Frame 1 (no input): blank canvas, image omitted
Frame 60 (no input): blank canvas, image omitted
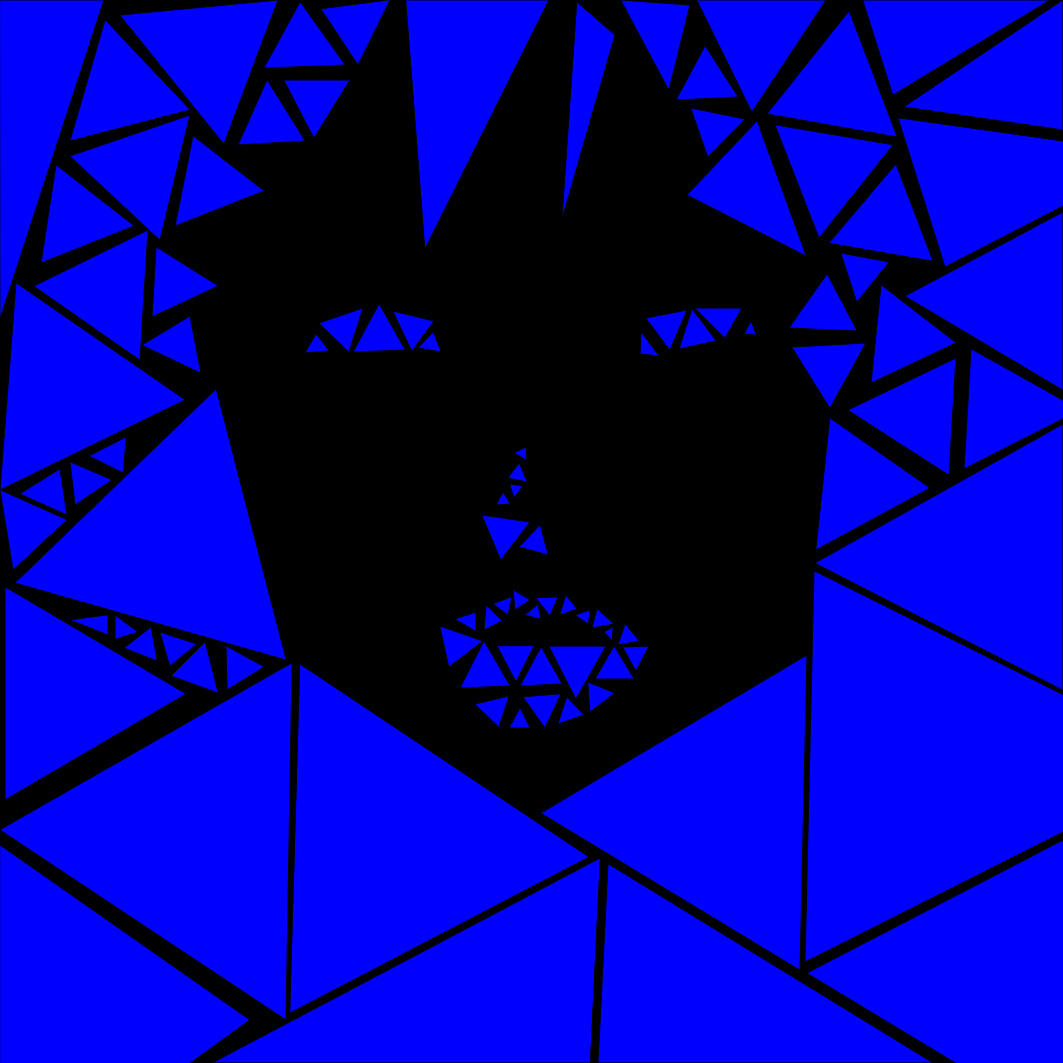
Frame 120 (the mouse pressed at the canvas centre since frame 60)

The p5.js sketch whose frames 1 and 60 were blank and that drew this single picture after the mouse press (run headless with seeded random() and noise() and a simulated clock; from frame 60 on, the mouse is pressed at the canvas centre):

// p5.js sketch
// ── sketch.js
function setup() {
  createCanvas(1063, 1063);
  
}

function draw() {
  background(0);
  fill(0,0,mouseX);
  triangle(0,0,104,0,0,319);
  triangle(16,283,0,490,185,400);
  triangle(105,20,70,141,190,110);
  triangle(70,156,190,115,160,240);
  triangle(56,165,41,263,134,226);
  triangle(34,286,148,230,140,360);
  triangle(120,15,278,0,224,144);
  triangle(216,389,15,583,286,660);
  triangle(5,587,5,800,186,694);
  triangle(292,663,286,1020,0,830);
  triangle(0,845,250,1020,0,1200);
 
  triangle(300,664,589,857,290,1013);
  triangle(600,858,212,1063,590,1063);
  triangle(608,864,598,1063,933,1063);
  triangle(541,813,807,655,800,970);
 
  triangle(814,571,805,962,1200,763); 
  triangle(807,973,1063,840,1100,1150);
  triangle(815,563,1063,424,1063,690);
  triangle(830,418,930,488,816,550);
  triangle(848,410,956,358,949,475);
  triangle(971,349,964,469,1080,410);
  triangle(905,296,1063,212,1063,390);
  triangle(881,285,871,383,956,343); 
  triangle(829,243,896,164,933,261);
  triangle(898,118,945,267,1162,155); 
  triangle(904,107,1063,130,1063,0);
  triangle(863,0,1050,0,893,95);
  triangle(60,469,67,515,20,494);
  triangle(67,520,13,570,0,490);
  triangle(70,462,75,505,112,480);
  triangle(126,437,89,456,123,473);
  triangle(108,615,108,635,70,620);
  triangle(138,632,115,615,115,639);
  triangle(151,627,124,648,157,661);
  triangle(160,632,197,644,170,666);
  triangle(205,642,171,676,218,693);
  triangle(226,646,227,690,264,667);
   
  triangle(697,0,826,0,752,112);
  triangle(849,11,767,114,897,137);
  triangle(775,125,819,238,893,145);
  triangle(841,253,889,262,857,302);
  triangle(827,274,789,328,857,331);
  triangle(792,347,866,343,830,408);
  triangle(316,334,305,353,329,351);
  triangle(319,323,363,308,349,352);
  triangle(379,304,353,352,405,350);
  triangle(393,311,434,321,412,351);
  triangle(433,332,418,348,441,352);
  triangle(641,332,640,354,659,356);
  triangle(646,318,687,310,670,350);
  triangle(692,309,679,349,716,341);
  triangle(695,308,742,308,725,338);
  triangle(751,321,744,334,756,335);
  triangle(526,447,514,453,526,460);
  
  triangle(519,463,508,478,527,482);
  triangle(510,484,523,486,514,498);
  triangle(503,492,496,505,510,504);
  triangle(482,515,530,522,501,560);
  triangle(540,525,519,547,548,555);
  triangle(440,626,483,641,449,667);
  triangle(484,641,460,688,510,686);
  triangle(497,646,516,682,534,646);
  triangle(541,647,520,686,562,684);
  triangle(549,646,606,646,576,699);
  triangle(614,646,595,679,634,679);
  triangle(623,647,649,646,636,671);
  triangle(475,704,509,696,499,727);
  triangle(520,708,509,728,530,728);
  triangle(523,697,545,728,561,694);
  triangle(567,697,584,715,558,724);

  triangle(588,682,615,693,590,712);
  triangle(406,0,549,0,425,249);
  triangle(577,2,615,35,562,219);
  triangle(621,0,690,5,669,90);
  triangle(705,46,676,100,738,97);
  triangle(691,108,745,119,708,157);
  triangle(757,121,687,195,806,256);
  triangle(455,619,476,612,476,631);
  triangle(486,605,484,630,502,621);
  triangle(493,604,508,615,512,597);
  triangle(513,590,515,610,530,600);
  triangle(525,615,538,604,541,619);
  triangle(536,598,550,616,558,597);
  triangle(566,595,577,609,560,615);
  triangle(590,610,575,615,588,624);
  triangle(625,624,618,645,639,641);
  triangle(597,609,592,628,614,624);
  triangle(613,627,604,632,612,641);
  triangle(193,136,175,226,264,191);
  triangle(156,247,152,317,218,286);
  triangle(300,2,264,68,345,65);
  triangle(321,9,358,65,390,0);
  triangle(284,80,350,80,314,138);
  triangle(267,80,238,145,305,141);
  triangle(142,345,190,316,201,373);
}
